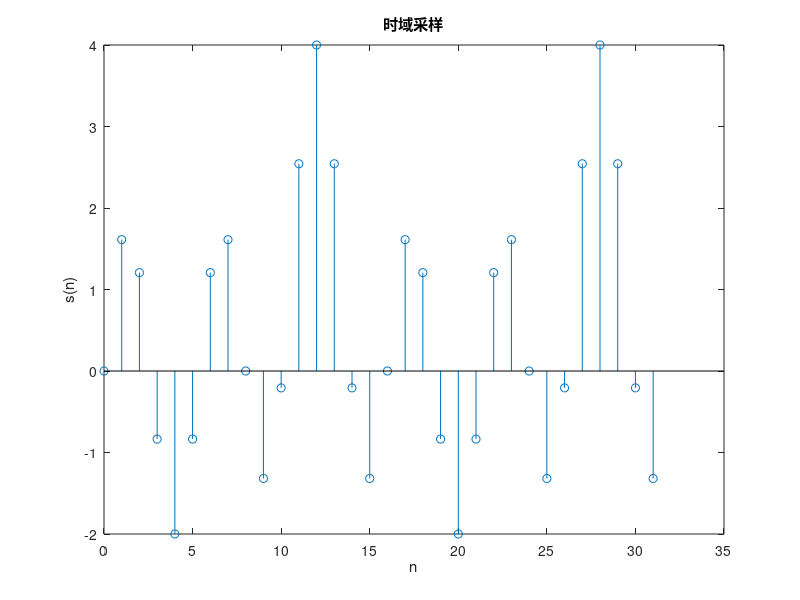

Recreate this plot in MATLAB.
clc;
clear;

%采样
T = 1/(16*50);
i = 0:T:31*T;
t = 0:31;
s0 = 0.5;
s1 = cos(100*pi*i + pi/2);
s2 = 0.5*cos(200*pi*i + pi);
s3 = 2*cos(300*pi*i - pi/2);
s = s0 + s1 + s2 + s3; 
stem(t,s(t + 1))
title('时域采样');
xlabel('n');
ylabel('s(n)');
